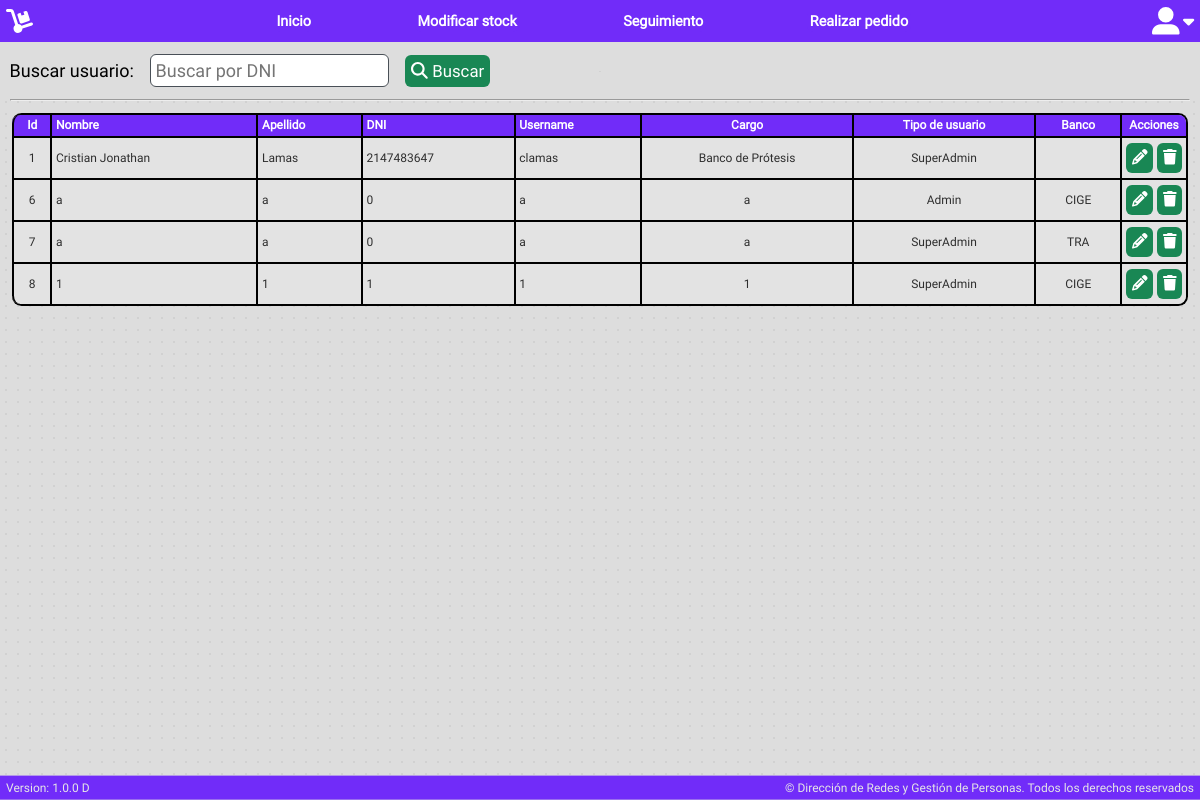
/app/search/user.php (signed in), run on an earlier commit of the app's database.
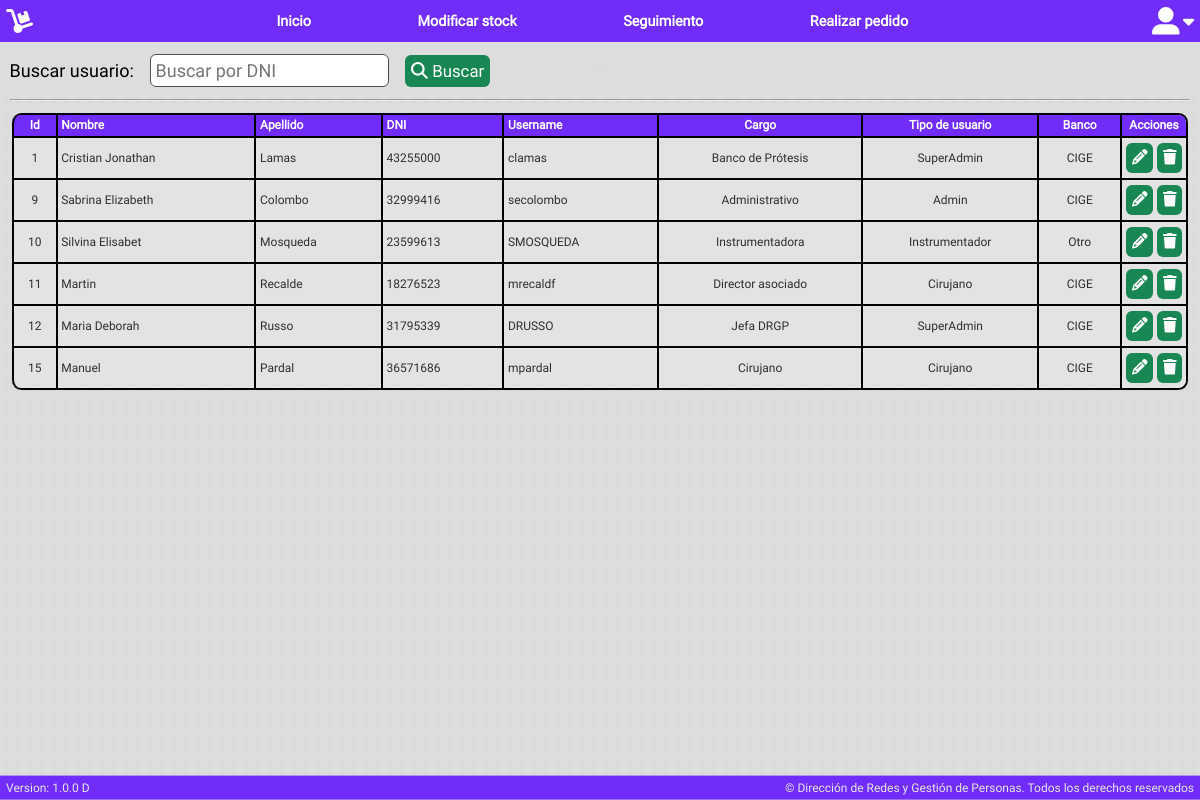
And on a later commit of the database.
### tables this page shows
CREATE TABLE `users` (
  `id` int(11) NOT NULL,
  `nombre` varchar(255) NOT NULL,
  `apellido` varchar(255) NOT NULL,
  `dni` int(10) NOT NULL,
  `username` varchar(255) NOT NULL,
  `password` varchar(255) NOT NULL,
  `cargo` varchar(255) NOT NULL,
  `tipo_usuario` varchar(255) NOT NULL,
  `banco` varchar(255) NOT NULL,
  `ref` varchar(255) NOT NULL,
  `firma` longtext NOT NULL,
  `matricula` varchar(255) NOT NULL
);

### app/search/user.php (the view, shortened to what this page needs)
<?php
$db = new DB();
$pdo = $db->connect();
?>
<?php include_once "../../public/layouts/bases/header.php"; ?>
<link rel="stylesheet" href="/Banco/public/css/user.css">
<link rel="stylesheet" href="/Banco/public/css/table.css">
<div class="busqueda">
    <label for="campoBusqueda">Buscar usuario:</label>
    <input id="campoBusqueda" name="campoBusqueda" type="number" placeholder="Buscar por DNI">
    <button class="btn-verde" id="btnBuscar"><i class="fa-solid fa-magnifying-glass"></i> Buscar</button>
    <hr>
</div>
<article>
    <?php
    try {
        $stmt = $pdo->prepare("SELECT i.id, i.nombre, i.apellido, i.dni, i.username, i.cargo, i.tipo_usuario, i.banco FROM users i ORDER BY i.id ASC");
        $stmt->execute();
        echo '<table id="tablaBase">';
        echo '<thead>';
        echo '<tr>';
        echo '<th style="text-align: center; vertical-align: middle;">Id</th>';
        echo '<th>Nombre</th>';
        echo '<th>Apellido</th>';
        echo '<th>DNI</th>';
        echo '<th>Username</th>';
        echo '<th style="text-align: center; vertical-align: middle;">Cargo</th>';
        echo '<th style="text-align: center; vertical-align: middle;">Tipo de usuario</th>';
        echo '<th style="text-align: center; vertical-align: middle;">Banco</th>';
        echo '<th style="text-align: center; vertical-align: middle;">Acciones</th>';
        echo '</tr>';
        echo '</thead>';
        echo '<tbody>';
        while ($row = $stmt->fetch(PDO::FETCH_ASSOC)) {
            $id = $row['id'];
            $nombre = $row['nombre'];
            $apellido = $row['apellido'];
            $dni = $row['dni'];
            $username = $row['username'];
            $cargo = $row['cargo'];
            $tipo_usuario = $row['tipo_usuario'];
            $banco = $row['banco'];
            echo '<tr>';
            echo '<td style="text-align: center; vertical-align: middle;">' . $id . '</td>';
            echo '<td style="vertical-align: middle;">' . $nombre . '</td>';
            echo '<td style="vertical-align: middle;">' . $apellido . '</td>';
            echo '<td style="vertical-align: middle;">' . $dni . '</td>';
            echo '<td style="vertical-align: middle;">' . $username . '</td>';
            echo '<td style="text-align: center; vertical-align: middle;">' . $cargo . '</td>';
            echo '<td style="text-align: center; vertical-align: middle;">' . $tipo_usuario . '</td>';
            echo '<td style="text-align: center; vertical-align: middle;">' . $banco . '</td>';
            echo '<td style="vertical-align: middle; width: 5.5vw; text-align-last: justify;">
						<a class="btn-verde actionButton" style="font-size: 1.3vw;" href="/Banco/app/search/modificarUser?id=' . $id . '" title="Modificar usuario"><i class="fa-solid fa-pencil"></i></a>
                        <button class="btn-verde actionButton" style="font-size: 1.3vw;" onclick="dialogoArchivo(\'' . $id . '\', \'' . $nombre . '\', \'' . $apellido . '\', \'' . $dni . '\', \'' . $username . '\')" title="Eliminar usuario"><i class="fa-solid fa-trash"></i></button>
							</td>';
            echo '</tr>';
        }
        echo '</tbody>';
        echo '</table>';
    } catch (PDOException $e) {
        echo 'Error: ' . $e->getMessage();
    }
    ?>
</article>
<?php include_once "../../public/layouts/bases/footer.php"; ?>

What changed in the data, as far as the page shows it:
removed users: id "6", nombre "a", apellido "a", dni "0", username "a", cargo "a", tipo_usuario "Admin", banco "CIGE"
removed users: id "7", nombre "a", apellido "a", dni "0", username "a", cargo "a", tipo_usuario "SuperAdmin", banco "TRA"
removed users: id "8", nombre "1", apellido "1", dni "1", username "1", cargo "1", tipo_usuario "SuperAdmin", banco "CIGE"
changed users "Cristian Jonathan": dni "2147483647" → "43255000"; banco (not shown) → "CIGE"
added users: id "9", nombre "Sabrina Elizabeth", apellido "Colombo", dni "32999416", username "secolombo", cargo "Administrativo", tipo_usuario "Admin", banco "CIGE"
added users: id "10", nombre "Silvina Elisabet", apellido "Mosqueda", dni "23599613", username "SMOSQUEDA", cargo "Instrumentadora", tipo_usuario "Instrumentador", banco "Otro"
added users: id "11", nombre "Martin", apellido "Recalde", dni "18276523", username "mrecaldf", cargo "Director asociado", tipo_usuario "Cirujano", banco "CIGE"
added users: id "12", nombre "Maria Deborah", apellido "Russo", dni "31795339", username "DRUSSO", cargo "Jefa DRGP", tipo_usuario "SuperAdmin", banco "CIGE"
added users: id "15", nombre "Manuel", apellido "Pardal", dni "36571686", username "mpardal", cargo "Cirujano", tipo_usuario "Cirujano", banco "CIGE"
